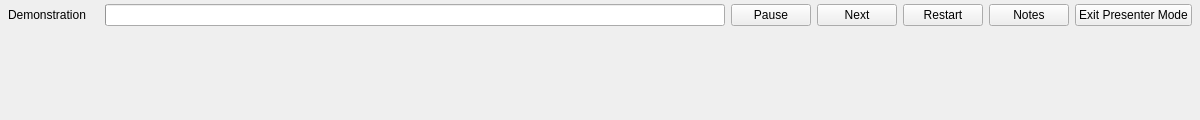
<?xml version="1.0" encoding="UTF-8"?>
<ui version="4.0">
 <class>PresenterOverlay</class>
 <widget class="QWidget" name="PresenterOverlay">
  <property name="geometry"><rect><x>0</x><y>0</y><width>1200</width><height>120</height></rect></property>
  <property name="windowTitle"><string>Presenter</string></property>
  <property name="sizePolicy"><sizepolicy hsizetype="Preferred" vsizetype="Maximum"><horstretch>0</horstretch><verstretch>0</verstretch></sizepolicy></property>
  <layout class="QVBoxLayout" name="mainLayout">
   <property name="leftMargin"><number>8</number></property>
   <property name="topMargin"><number>4</number></property>
   <property name="rightMargin"><number>8</number></property>
   <property name="bottomMargin"><number>4</number></property>
   <item>
    <layout class="QHBoxLayout" name="topLayout">
     <item><widget class="QLabel" name="titleLabel"><property name="text"><string>Demonstration</string></property></widget></item>
     <item><widget class="QLabel" name="stepLabel"><property name="text"><string/></property></widget></item>
     <item><widget class="QProgressBar" name="progressBar"><property name="value"><number>0</number></property><property name="textVisible"><bool>false</bool></property></widget></item>
     <item><widget class="QPushButton" name="pauseButton"><property name="text"><string>Pause</string></property></widget></item>
     <item><widget class="QPushButton" name="nextButton"><property name="text"><string>Next</string></property><property name="toolTip"><string>Continue (Space or Page Down)</string></property></widget></item>
     <item><widget class="QPushButton" name="restartButton"><property name="text"><string>Restart</string></property></widget></item>
     <item><widget class="QPushButton" name="notesButton"><property name="text"><string>Notes</string></property><property name="checkable"><bool>true</bool></property></widget></item>
     <item><widget class="QPushButton" name="exitButton"><property name="text"><string>Exit Presenter Mode</string></property><property name="toolTip"><string>Back to the normal layout; the project is kept (Esc)</string></property></widget></item>
    </layout>
   </item>
   <item><widget class="QLabel" name="instructionLabel"><property name="wordWrap"><bool>true</bool></property><property name="text"><string/></property></widget></item>
   <item><widget class="QLabel" name="notesLabel"><property name="wordWrap"><bool>true</bool></property><property name="text"><string/></property><property name="visible"><bool>false</bool></property></widget></item>
  </layout>
 </widget>
 <resources/>
 <connections/>
</ui>
